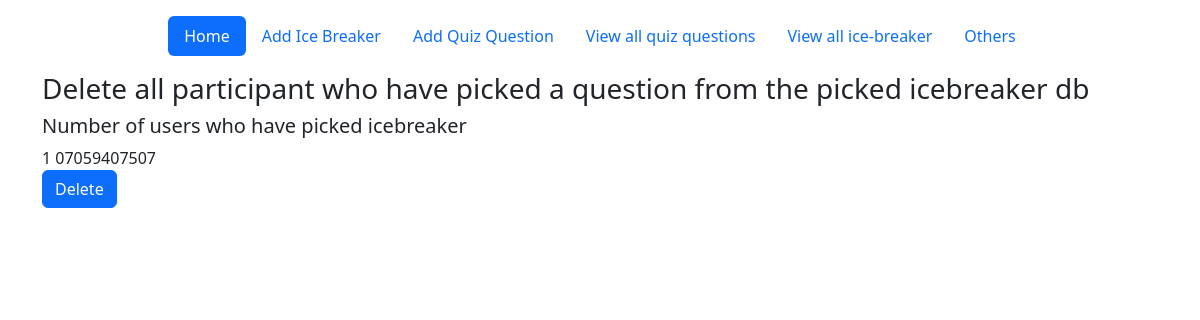
Page /others on the earlier database version.
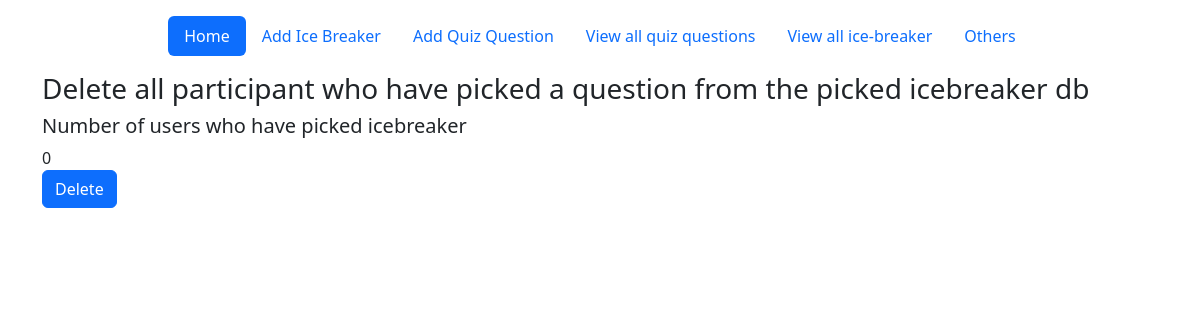
Same page on the later database version.
### main.py (models this page shows)
class PickedUsersDb(db.Model):
    __tablename__ = "pickedusers"
    id = db.Column(db.Integer, primary_key=True)
    phone_number = db.Column(db.String(255), nullable=False)

### main.py (the view)
@app.route("/others", methods=["GET", "POST"])
def others():
    form = DeletePicked()
    users = db.session.execute(db.Select(PickedUsersDb)).scalars().all()
    if form.validate_on_submit():
        db.session.query(PickedUsersDb).delete()
        db.session.commit()
        return redirect(url_for("others"))
    return render_template("admin-other.html", form=form, users=users, count=len(users))

### forms.py
class DeletePicked(FlaskForm):
    delete = SubmitField("Delete")

### templates/admin-other.html
{% from "bootstrap5/form.html" import render_form %}
{% include "header2.html" %}
<body>
<div class="container">
        <h3>Delete all participant who have picked a question from the picked icebreaker db </h3>
    <h5>Number of users who have picked icebreaker</h5>
    {{count}}
    {% for user in users:%}
    {{user.phone_number}}
    {% endfor %}
    {{render_form(form)}}
</div>
</body>
</html>

Differences in the rows shown:
removed PickedUsersDb: phone_number "07059407507"
Other differences:
{{ count }}: "1" → "0"
